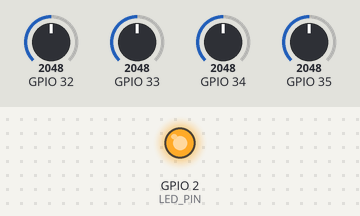
The sketch below on a simulated ESP32. Shown: output pins drawn as LEDs (lit = HIGH). Inputs (shaded band) come from the test bench; at power-on: GPIO 32 = 2048, GPIO 33 = 2048, GPIO 34 = 2048, GPIO 35 = 2048. No radio packets arrive unless stated.

Above: at 0.1 s.
Timing chart, 0 to 1.6 s (numbered marks = the images above):
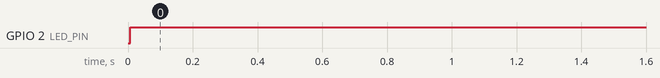

The sketch:

nrf.esp32_tx.ino
```cpp
#include <SPI.h>
#include <nRF24L01.h>
#include <RF24.h>

#define LED_PIN 2
RF24 radio(4, 5); // CE, CSN pins
const byte address[6] = "DRN01";

struct Data_Package {
  byte throttle; // Left Stick Y
  byte yaw;      // Left Stick X
  byte pitch;    // Right Stick Y
  byte roll;     // Right Stick X
};
Data_Package data;

void setup() {
  pinMode(LED_PIN, OUTPUT);
  radio.begin();
  radio.openWritingPipe(address);

  // RELIABILITY SETTINGS
  radio.setDataRate(RF24_250KBPS); // Max punch for range
  radio.setPALevel(RF24_PA_MAX);   // Highest power level
  radio.setChannel(110);           // Away from 2.4GHz WiFi noise
  radio.setRetries(15, 15);        // 15 retries with 4ms delay

  radio.stopListening();
}

void loop() {
  // Read Joysticks (ESP32 ADC 0-4095 mapped to 0-255)
  data.throttle = map(analogRead(34), 0, 4095, 0, 255);
  data.yaw      = map(analogRead(35), 0, 4095, 0, 255);
  data.pitch    = map(analogRead(32), 0, 4095, 0, 255);
  data.roll     = map(analogRead(33), 0, 4095, 0, 255);

  // Send data; success is true only if Receiver confirms receipt (ACK)
  bool success = radio.write(&data, sizeof(Data_Package));

  if (success) digitalWrite(LED_PIN, HIGH);
  else digitalWrite(LED_PIN, LOW);

  delay(10); // ~100Hz refresh rate
}
```

Measured:
- by itself, GPIO 2 (LED_PIN): LOW → HIGH at 0.01 s
